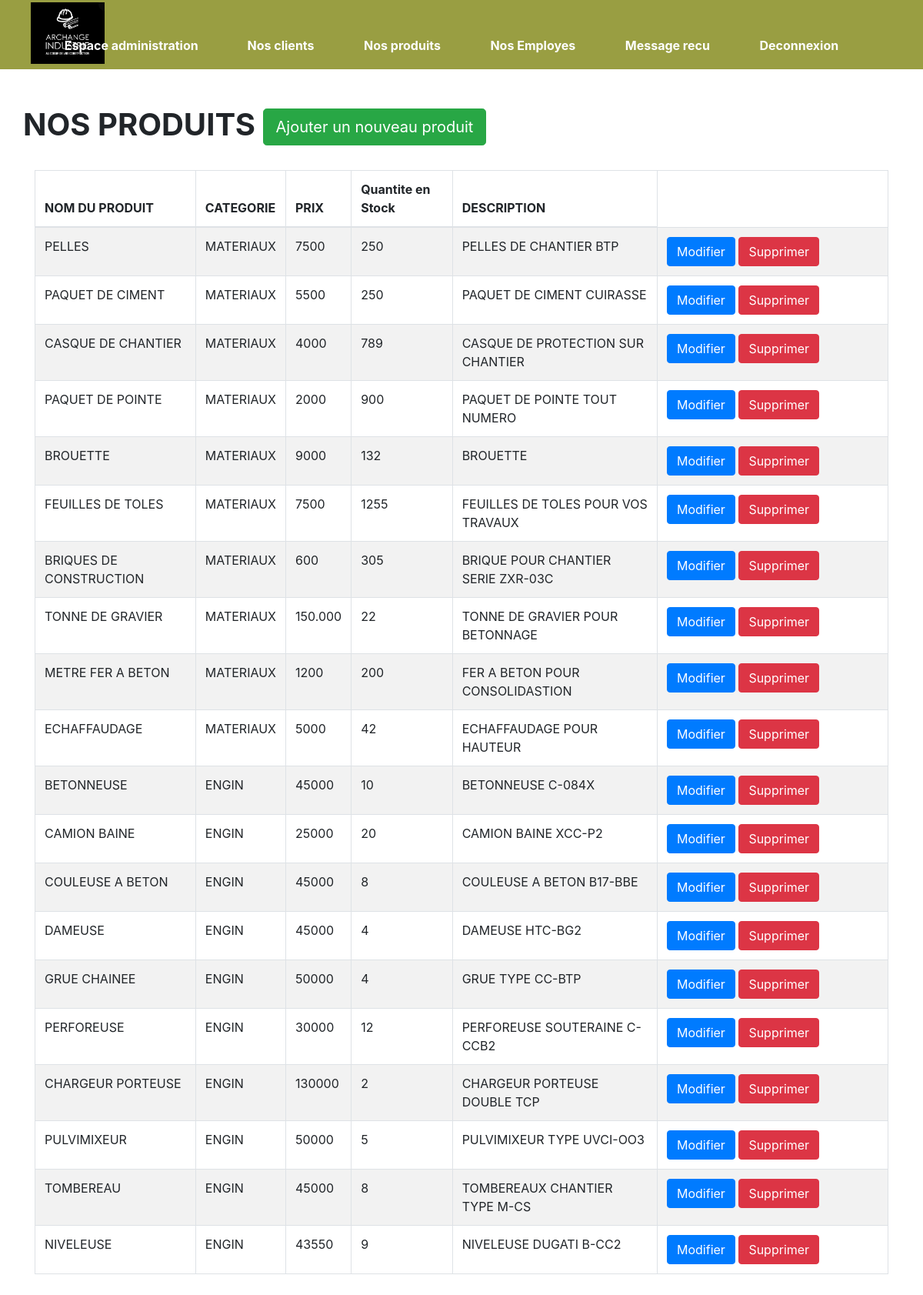
Page /produitsadmin.php on the committed database.
### tables this page shows
CREATE TABLE `produit` (
  `id` int(11) NOT NULL,
  `nom_produit` varchar(100) NOT NULL,
  `categorie_produit` varchar(150) NOT NULL,
  `prix_produit` varchar(100) NOT NULL,
  `description_produit` varchar(255) NOT NULL,
  `quantite_disponible` int(100) NOT NULL
);

### produitsadmin.php (the view, shortened to what this page needs)
<?php
$db = Database::connect();
?>
<!DOCTYPE html>
<html>
<head>
         <link rel="stylesheet" href="css/index.css">
        <link rel="stylesheet" href="https://use.fontawesome.com/releases/v5.8.1/css/all.css">
        <link rel="stylesheet" href="https://maxcdn.bootstrapcdn.com/bootstrap/4.0.0/css/bootstrap.min.css">
    <body>
           <header style="background-color: #999E42">
               <a href="index.php"><img src="img/LO2.png"></a></li>
            <nav >
                <ul>
                    <li style="color: blue; text-align: left ;margin-left: -3%;" >  <a href="admin.php" >Espace administration</a>   </li>
                     <li><a href="clients.php" >Nos clients</a></li>
                    <li><a href="produitsadmin.php">Nos produits</a></li>
                     <li><a href="employes.php">Nos Employes</a></li>
                     <li><a href="messagerecu.php">Message recu</a></li>
                    <li><a href="deconnexion.php">Deconnexion</a></li>
                </ul>
            </nav>
          </header>
<br>
<br>  <div class="container admin">
            <div class="row">
                <h1><strong><span class="glyphicon glyphicon-list-alt">NOS PRODUITS  </strong><a href="ajoutproduit.php" class="btn btn-success btn-lg"><span class="glyphicon glyphicon-plus"></span> Ajouter un nouveau produit</a></h1> </strong></div><br><table class="table table-striped table-bordered">
                  <thead>
                    <tr>
                      <th>NOM DU PRODUIT</th>
                      <th>CATEGORIE</th>
                      <th>PRIX</th>
                       <th>Quantite en Stock</th>
                      <th>DESCRIPTION</th>
                    </tr>
                  </thead>
                  <tbody>
                     <?php
                        $view = $db -> query("SELECT * FROM produit");
                       while ($afficher = $view -> fetch()) {
                      ?>
                      <tr>
                            <td><?php echo $afficher['nom_produit'] ?></td>
                            <td><?php echo $afficher['categorie_produit'] ?></td>
                            <td><?php echo $afficher['prix_produit'] ?></td>
                             <td><?php echo $afficher['quantite_disponible'] ?></td>
                              <td><?php echo $afficher['description_produit'] ?></td>
                            <td width=300>
                            <a class="btn btn-primary" href="modifproduit.php?id=<?php echo $afficher['id']; ?>"><span class="glyphicon glyphicon-pencil"></span> Modifier</a>
                            <a class="btn btn-danger" href="supprimerproduit.php?id=<?php echo $afficher['id']; ?>"><span class="glyphicon glyphicon-remove"></span> Supprimer</a>
                            </td>
                     </tr>
                   <?php } ?>
                  </tbody>
                </table>
            </div>
          <br>
    </body>
 <html>

### css/index.css (style rules this page uses)
header img { height: 80px; margin-left: 40px; }
body { font-family: sans-serif; }
header { background-color: black; position: unset; height: 90px; width: 100%; display: inline-block; }
header img { margin-top: 3px; }
header * { display: inline; }
header li { margin: 30px; font-weight: bold; }
header li a { color: white; text-decoration: none; margin-top: 10%; }
nav { margin-top: -3%; text-align: center; }

### rows in the picture
produit: nom_produit "PELLES", categorie_produit "MATERIAUX", prix_produit "7500", quantite_disponible "250", description_produit "PELLES DE CHANTIER BTP"
produit: nom_produit "PAQUET DE CIMENT", categorie_produit "MATERIAUX", prix_produit "5500", quantite_disponible "250", description_produit "PAQUET DE CIMENT CUIRASSE"
produit: nom_produit "CASQUE DE CHANTIER", categorie_produit "MATERIAUX", prix_produit "4000", quantite_disponible "789", description_produit "CASQUE DE PROTECTION SUR CHANTIER"
produit: nom_produit "PAQUET DE POINTE", categorie_produit "MATERIAUX", prix_produit "2000", quantite_disponible "900", description_produit "PAQUET DE POINTE TOUT NUMERO"
produit: nom_produit "BROUETTE", categorie_produit "MATERIAUX", prix_produit "9000", quantite_disponible "132", description_produit "BROUETTE"
produit: nom_produit "FEUILLES DE TOLES", categorie_produit "MATERIAUX", prix_produit "7500", quantite_disponible "1255", description_produit "FEUILLES DE TOLES POUR VOS TRAVAUX"
produit: nom_produit "BRIQUES DE CONSTRUCTION", categorie_produit "MATERIAUX", prix_produit "600", quantite_disponible "305", description_produit "BRIQUE POUR CHANTIER SERIE ZXR-03C"
produit: nom_produit "TONNE DE GRAVIER", categorie_produit "MATERIAUX", prix_produit "150.000", quantite_disponible "22", description_produit "TONNE DE GRAVIER POUR BETONNAGE"
produit: nom_produit "METRE FER A BETON", categorie_produit "MATERIAUX", prix_produit "1200", quantite_disponible "200", description_produit "FER A BETON POUR CONSOLIDASTION"
produit: nom_produit "ECHAFFAUDAGE", categorie_produit "MATERIAUX", prix_produit "5000", quantite_disponible "42", description_produit "ECHAFFAUDAGE POUR HAUTEUR"
produit: nom_produit "BETONNEUSE", categorie_produit "ENGIN", prix_produit "45000", quantite_disponible "10", description_produit "BETONNEUSE C-084X"
produit: nom_produit "CAMION BAINE", categorie_produit "ENGIN", prix_produit "25000", quantite_disponible "20", description_produit "CAMION BAINE XCC-P2"
produit: nom_produit "COULEUSE A BETON", categorie_produit "ENGIN", prix_produit "45000", quantite_disponible "8", description_produit "COULEUSE A BETON B17-BBE"
produit: nom_produit "DAMEUSE", categorie_produit "ENGIN", prix_produit "45000", quantite_disponible "4", description_produit "DAMEUSE HTC-BG2"
produit: nom_produit "GRUE CHAINEE", categorie_produit "ENGIN", prix_produit "50000", quantite_disponible "4", description_produit "GRUE TYPE CC-BTP"
produit: nom_produit "PERFOREUSE", categorie_produit "ENGIN", prix_produit "30000", quantite_disponible "12", description_produit "PERFOREUSE SOUTERAINE C-CCB2"
produit: nom_produit "CHARGEUR PORTEUSE", categorie_produit "ENGIN", prix_produit "130000", quantite_disponible "2", description_produit "CHARGEUR PORTEUSE DOUBLE TCP"
produit: nom_produit "PULVIMIXEUR", categorie_produit "ENGIN", prix_produit "50000", quantite_disponible "5", description_produit "PULVIMIXEUR TYPE UVCI-OO3"
produit: nom_produit "TOMBEREAU", categorie_produit "ENGIN", prix_produit "45000", quantite_disponible "8", description_produit "TOMBEREAUX CHANTIER TYPE M-CS"
produit: nom_produit "NIVELEUSE", categorie_produit "ENGIN", prix_produit "43550", quantite_disponible "9", description_produit "NIVELEUSE DUGATI B-CC2"
